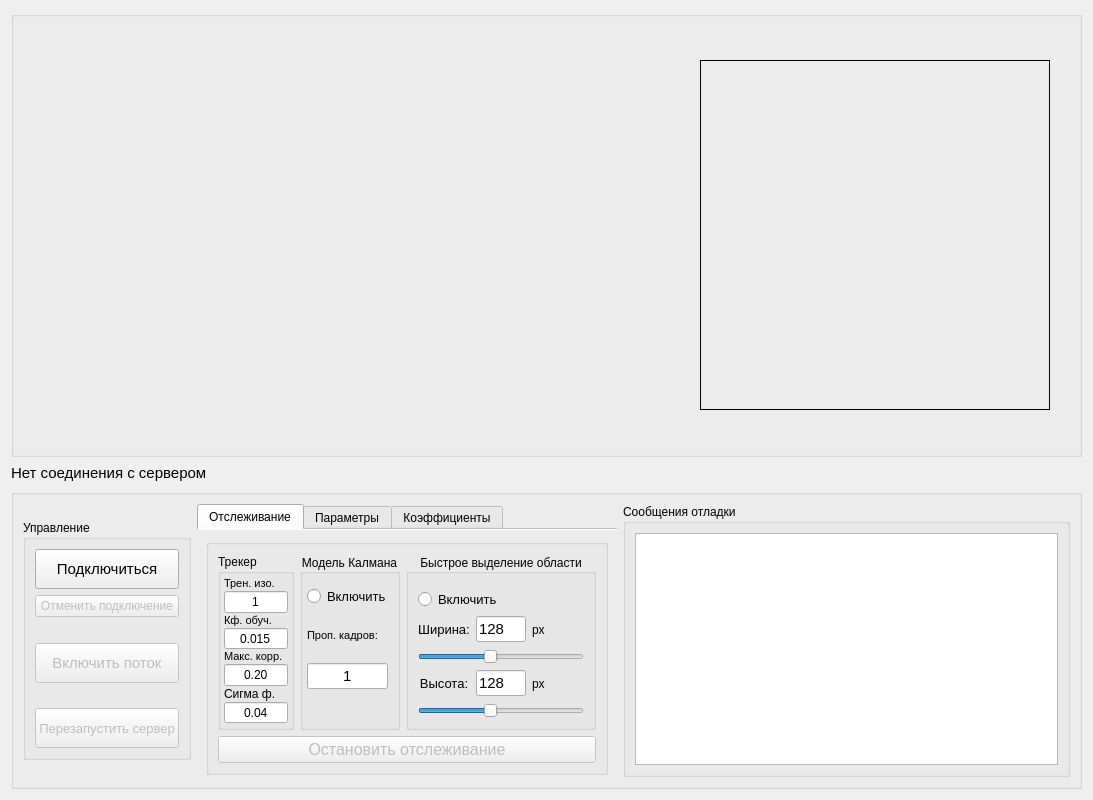
<?xml version="1.0" encoding="UTF-8"?>
<ui version="4.0">
 <class>Widget</class>
 <widget class="QWidget" name="Widget">
  <property name="geometry">
   <rect>
    <x>0</x>
    <y>0</y>
    <width>1093</width>
    <height>800</height>
   </rect>
  </property>
  <property name="minimumSize">
   <size>
    <width>1000</width>
    <height>800</height>
   </size>
  </property>
  <property name="windowTitle">
   <string>Stream Receiver</string>
  </property>
  <property name="windowIcon">
   <iconset>
    <normaloff>icon.ico</normaloff>icon.ico</iconset>
  </property>
  <property name="windowOpacity">
   <double>1.000000000000000</double>
  </property>
  <layout class="QVBoxLayout" name="verticalLayout_2">
   <item>
    <widget class="QGroupBox" name="groupBox_4">
     <property name="toolTip">
      <string notr="true"/>
     </property>
     <property name="title">
      <string notr="true"/>
     </property>
     <property name="flat">
      <bool>true</bool>
     </property>
     <layout class="QHBoxLayout" name="horizontalLayout">
      <item>
       <spacer name="horizontalSpacer_2">
        <property name="orientation">
         <enum>Qt::Orientation::Horizontal</enum>
        </property>
        <property name="sizeHint" stdset="0">
         <size>
          <width>20</width>
          <height>20</height>
         </size>
        </property>
       </spacer>
      </item>
      <item>
       <widget class="QLabel" name="view_label">
        <property name="sizePolicy">
         <sizepolicy hsizetype="Preferred" vsizetype="Preferred">
          <horstretch>10</horstretch>
          <verstretch>0</verstretch>
         </sizepolicy>
        </property>
        <property name="minimumSize">
         <size>
          <width>0</width>
          <height>0</height>
         </size>
        </property>
        <property name="cursor">
         <cursorShape>CrossCursor</cursorShape>
        </property>
        <property name="mouseTracking">
         <bool>true</bool>
        </property>
        <property name="toolTip">
         <string notr="true"/>
        </property>
        <property name="autoFillBackground">
         <bool>false</bool>
        </property>
        <property name="frameShape">
         <enum>QFrame::Shape::Panel</enum>
        </property>
        <property name="lineWidth">
         <number>0</number>
        </property>
        <property name="text">
         <string/>
        </property>
        <property name="textFormat">
         <enum>Qt::TextFormat::PlainText</enum>
        </property>
        <property name="scaledContents">
         <bool>false</bool>
        </property>
        <property name="alignment">
         <set>Qt::AlignmentFlag::AlignCenter</set>
        </property>
       </widget>
      </item>
      <item>
       <widget class="QLabel" name="roi_label">
        <property name="sizePolicy">
         <sizepolicy hsizetype="Preferred" vsizetype="Preferred">
          <horstretch>0</horstretch>
          <verstretch>0</verstretch>
         </sizepolicy>
        </property>
        <property name="minimumSize">
         <size>
          <width>350</width>
          <height>0</height>
         </size>
        </property>
        <property name="maximumSize">
         <size>
          <width>350</width>
          <height>350</height>
         </size>
        </property>
        <property name="cursor">
         <cursorShape>ArrowCursor</cursorShape>
        </property>
        <property name="toolTip">
         <string notr="true"/>
        </property>
        <property name="frameShape">
         <enum>QFrame::Shape::Panel</enum>
        </property>
        <property name="lineWidth">
         <number>1</number>
        </property>
        <property name="text">
         <string/>
        </property>
        <property name="scaledContents">
         <bool>false</bool>
        </property>
        <property name="alignment">
         <set>Qt::AlignmentFlag::AlignCenter</set>
        </property>
       </widget>
      </item>
      <item>
       <spacer name="horizontalSpacer">
        <property name="orientation">
         <enum>Qt::Orientation::Horizontal</enum>
        </property>
        <property name="sizeHint" stdset="0">
         <size>
          <width>20</width>
          <height>20</height>
         </size>
        </property>
       </spacer>
      </item>
     </layout>
    </widget>
   </item>
   <item>
    <widget class="QLabel" name="connection_label">
     <property name="sizePolicy">
      <sizepolicy hsizetype="Preferred" vsizetype="Preferred">
       <horstretch>0</horstretch>
       <verstretch>0</verstretch>
      </sizepolicy>
     </property>
     <property name="minimumSize">
      <size>
       <width>0</width>
       <height>0</height>
      </size>
     </property>
     <property name="maximumSize">
      <size>
       <width>16777215</width>
       <height>20</height>
      </size>
     </property>
     <property name="font">
      <font>
       <pointsize>11</pointsize>
      </font>
     </property>
     <property name="text">
      <string>Нет соединения с сервером</string>
     </property>
    </widget>
   </item>
   <item>
    <widget class="QGroupBox" name="groupBox_2">
     <property name="minimumSize">
      <size>
       <width>0</width>
       <height>0</height>
      </size>
     </property>
     <property name="maximumSize">
      <size>
       <width>16777215</width>
       <height>300</height>
      </size>
     </property>
     <property name="title">
      <string/>
     </property>
     <property name="flat">
      <bool>true</bool>
     </property>
     <layout class="QHBoxLayout" name="horizontalLayout_4">
      <item>
       <widget class="QGroupBox" name="controlsBox">
        <property name="sizePolicy">
         <sizepolicy hsizetype="Preferred" vsizetype="Fixed">
          <horstretch>0</horstretch>
          <verstretch>0</verstretch>
         </sizepolicy>
        </property>
        <property name="minimumSize">
         <size>
          <width>0</width>
          <height>240</height>
         </size>
        </property>
        <property name="maximumSize">
         <size>
          <width>170</width>
          <height>16777215</height>
         </size>
        </property>
        <property name="title">
         <string>Управление</string>
        </property>
        <property name="flat">
         <bool>false</bool>
        </property>
        <layout class="QVBoxLayout" name="verticalLayout">
         <property name="topMargin">
          <number>9</number>
         </property>
         <item>
          <widget class="QPushButton" name="connect_button">
           <property name="enabled">
            <bool>true</bool>
           </property>
           <property name="minimumSize">
            <size>
             <width>0</width>
             <height>40</height>
            </size>
           </property>
           <property name="maximumSize">
            <size>
             <width>16777215</width>
             <height>16777215</height>
            </size>
           </property>
           <property name="font">
            <font>
             <pointsize>11</pointsize>
            </font>
           </property>
           <property name="cursor">
            <cursorShape>PointingHandCursor</cursorShape>
           </property>
           <property name="text">
            <string>Подключиться</string>
           </property>
          </widget>
         </item>
         <item>
          <widget class="QPushButton" name="cancel_connection_button">
           <property name="enabled">
            <bool>false</bool>
           </property>
           <property name="text">
            <string>Отменить подключение</string>
           </property>
          </widget>
         </item>
         <item>
          <spacer name="verticalSpacer_2">
           <property name="orientation">
            <enum>Qt::Orientation::Vertical</enum>
           </property>
           <property name="sizeHint" stdset="0">
            <size>
             <width>20</width>
             <height>5</height>
            </size>
           </property>
          </spacer>
         </item>
         <item>
          <widget class="QPushButton" name="toggle_button">
           <property name="enabled">
            <bool>false</bool>
           </property>
           <property name="minimumSize">
            <size>
             <width>0</width>
             <height>40</height>
            </size>
           </property>
           <property name="font">
            <font>
             <pointsize>11</pointsize>
            </font>
           </property>
           <property name="cursor">
            <cursorShape>PointingHandCursor</cursorShape>
           </property>
           <property name="text">
            <string>Включить поток</string>
           </property>
          </widget>
         </item>
         <item>
          <spacer name="verticalSpacer">
           <property name="orientation">
            <enum>Qt::Orientation::Vertical</enum>
           </property>
           <property name="sizeHint" stdset="0">
            <size>
             <width>20</width>
             <height>5</height>
            </size>
           </property>
          </spacer>
         </item>
         <item>
          <widget class="QPushButton" name="reboot_server_button">
           <property name="enabled">
            <bool>false</bool>
           </property>
           <property name="minimumSize">
            <size>
             <width>0</width>
             <height>40</height>
            </size>
           </property>
           <property name="font">
            <font>
             <pointsize>10</pointsize>
            </font>
           </property>
           <property name="cursor">
            <cursorShape>PointingHandCursor</cursorShape>
           </property>
           <property name="text">
            <string>Перезапустить сервер</string>
           </property>
          </widget>
         </item>
        </layout>
       </widget>
      </item>
      <item>
       <widget class="QTabWidget" name="tabWidget">
        <property name="sizePolicy">
         <sizepolicy hsizetype="Expanding" vsizetype="Fixed">
          <horstretch>0</horstretch>
          <verstretch>0</verstretch>
         </sizepolicy>
        </property>
        <property name="minimumSize">
         <size>
          <width>0</width>
          <height>280</height>
         </size>
        </property>
        <property name="maximumSize">
         <size>
          <width>420</width>
          <height>16777215</height>
         </size>
        </property>
        <property name="cursor">
         <cursorShape>ArrowCursor</cursorShape>
        </property>
        <property name="currentIndex">
         <number>0</number>
        </property>
        <property name="documentMode">
         <bool>true</bool>
        </property>
        <property name="tabsClosable">
         <bool>false</bool>
        </property>
        <property name="movable">
         <bool>false</bool>
        </property>
        <widget class="QWidget" name="tab">
         <attribute name="title">
          <string>Отслеживание</string>
         </attribute>
         <layout class="QHBoxLayout" name="horizontalLayout_3">
          <item>
           <widget class="QGroupBox" name="tracking_group_box">
            <property name="enabled">
             <bool>true</bool>
            </property>
            <property name="maximumSize">
             <size>
              <width>16777215</width>
              <height>16777215</height>
             </size>
            </property>
            <property name="title">
             <string/>
            </property>
            <property name="alignment">
             <set>Qt::AlignmentFlag::AlignCenter</set>
            </property>
            <property name="flat">
             <bool>false</bool>
            </property>
            <layout class="QVBoxLayout" name="verticalLayout_5">
             <item>
              <layout class="QHBoxLayout" name="horizontalLayout_2">
               <item>
                <widget class="QGroupBox" name="tracker_params_group_box">
                 <property name="maximumSize">
                  <size>
                   <width>85</width>
                   <height>16777215</height>
                  </size>
                 </property>
                 <property name="title">
                  <string>Трекер</string>
                 </property>
                 <layout class="QVBoxLayout" name="verticalLayout_11">
                  <property name="spacing">
                   <number>1</number>
                  </property>
                  <property name="leftMargin">
                   <number>3</number>
                  </property>
                  <property name="topMargin">
                   <number>3</number>
                  </property>
                  <property name="rightMargin">
                   <number>3</number>
                  </property>
                  <property name="bottomMargin">
                   <number>3</number>
                  </property>
                  <item>
                   <widget class="QLabel" name="label_6">
                    <property name="font">
                     <font>
                      <pointsize>8</pointsize>
                     </font>
                    </property>
                    <property name="text">
                     <string>Трен. изо.</string>
                    </property>
                   </widget>
                  </item>
                  <item>
                   <widget class="QLineEdit" name="training_count_line_edit">
                    <property name="maximumSize">
                     <size>
                      <width>16777215</width>
                      <height>16777215</height>
                     </size>
                    </property>
                    <property name="font">
                     <font>
                      <pointsize>9</pointsize>
                     </font>
                    </property>
                    <property name="text">
                     <string>1</string>
                    </property>
                    <property name="alignment">
                     <set>Qt::AlignmentFlag::AlignCenter</set>
                    </property>
                   </widget>
                  </item>
                  <item>
                   <widget class="QLabel" name="label_7">
                    <property name="font">
                     <font>
                      <pointsize>8</pointsize>
                     </font>
                    </property>
                    <property name="text">
                     <string>Кф. обуч.</string>
                    </property>
                   </widget>
                  </item>
                  <item>
                   <widget class="QLineEdit" name="learning_rate_line_edit">
                    <property name="maximumSize">
                     <size>
                      <width>16777215</width>
                      <height>16777215</height>
                     </size>
                    </property>
                    <property name="font">
                     <font>
                      <pointsize>9</pointsize>
                     </font>
                    </property>
                    <property name="text">
                     <string>0.015</string>
                    </property>
                    <property name="alignment">
                     <set>Qt::AlignmentFlag::AlignCenter</set>
                    </property>
                   </widget>
                  </item>
                  <item>
                   <widget class="QLabel" name="label_8">
                    <property name="font">
                     <font>
                      <pointsize>8</pointsize>
                     </font>
                    </property>
                    <property name="text">
                     <string>Макс. корр.</string>
                    </property>
                   </widget>
                  </item>
                  <item>
                   <widget class="QLineEdit" name="max_corr_line_edit">
                    <property name="maximumSize">
                     <size>
                      <width>16777215</width>
                      <height>16777215</height>
                     </size>
                    </property>
                    <property name="font">
                     <font>
                      <pointsize>9</pointsize>
                     </font>
                    </property>
                    <property name="text">
                     <string>0.20</string>
                    </property>
                    <property name="alignment">
                     <set>Qt::AlignmentFlag::AlignCenter</set>
                    </property>
                   </widget>
                  </item>
                  <item>
                   <widget class="QLabel" name="label_9">
                    <property name="text">
                     <string>Сигма ф.</string>
                    </property>
                   </widget>
                  </item>
                  <item>
                   <widget class="QLineEdit" name="sigma_factor_line_edit">
                    <property name="text">
                     <string>0.04</string>
                    </property>
                    <property name="alignment">
                     <set>Qt::AlignmentFlag::AlignCenter</set>
                    </property>
                   </widget>
                  </item>
                 </layout>
                </widget>
               </item>
               <item>
                <widget class="QGroupBox" name="kalman_group_box">
                 <property name="maximumSize">
                  <size>
                   <width>100</width>
                   <height>16777215</height>
                  </size>
                 </property>
                 <property name="title">
                  <string>Модель Калмана</string>
                 </property>
                 <property name="alignment">
                  <set>Qt::AlignmentFlag::AlignCenter</set>
                 </property>
                 <layout class="QVBoxLayout" name="verticalLayout_4">
                  <property name="leftMargin">
                   <number>4</number>
                  </property>
                  <property name="topMargin">
                   <number>0</number>
                  </property>
                  <property name="bottomMargin">
                   <number>24</number>
                  </property>
                  <item>
                   <widget class="QRadioButton" name="kalman_radio_button">
                    <property name="font">
                     <font>
                      <pointsize>10</pointsize>
                     </font>
                    </property>
                    <property name="cursor">
                     <cursorShape>PointingHandCursor</cursorShape>
                    </property>
                    <property name="text">
                     <string>Включить</string>
                    </property>
                   </widget>
                  </item>
                  <item>
                   <widget class="QLabel" name="label">
                    <property name="maximumSize">
                     <size>
                      <width>16777215</width>
                      <height>20</height>
                     </size>
                    </property>
                    <property name="font">
                     <font>
                      <pointsize>8</pointsize>
                     </font>
                    </property>
                    <property name="text">
                     <string>Проп. кадров:</string>
                    </property>
                   </widget>
                  </item>
                  <item>
                   <widget class="QLineEdit" name="skip_frame_line_edit">
                    <property name="maximumSize">
                     <size>
                      <width>16777215</width>
                      <height>16777215</height>
                     </size>
                    </property>
                    <property name="font">
                     <font>
                      <pointsize>11</pointsize>
                     </font>
                    </property>
                    <property name="inputMask">
                     <string notr="true" extracomment="0"/>
                    </property>
                    <property name="text">
                     <string>1</string>
                    </property>
                    <property name="maxLength">
                     <number>100</number>
                    </property>
                    <property name="frame">
                     <bool>true</bool>
                    </property>
                    <property name="alignment">
                     <set>Qt::AlignmentFlag::AlignCenter</set>
                    </property>
                   </widget>
                  </item>
                 </layout>
                </widget>
               </item>
               <item>
                <widget class="QGroupBox" name="fast_roi_group_box">
                 <property name="title">
                  <string>Быстрое выделение области</string>
                 </property>
                 <property name="alignment">
                  <set>Qt::AlignmentFlag::AlignCenter</set>
                 </property>
                 <layout class="QVBoxLayout" name="verticalLayout_6">
                  <property name="topMargin">
                   <number>15</number>
                  </property>
                  <item>
                   <widget class="QRadioButton" name="fast_roi_radio_button">
                    <property name="font">
                     <font>
                      <pointsize>10</pointsize>
                     </font>
                    </property>
                    <property name="cursor">
                     <cursorShape>PointingHandCursor</cursorShape>
                    </property>
                    <property name="text">
                     <string>Включить</string>
                    </property>
                   </widget>
                  </item>
                  <item>
                   <layout class="QHBoxLayout" name="horizontalLayout_5">
                    <item>
                     <widget class="QLabel" name="roi_width_label">
                      <property name="font">
                       <font>
                        <pointsize>10</pointsize>
                       </font>
                      </property>
                      <property name="text">
                       <string>Ширина:</string>
                      </property>
                      <property name="alignment">
                       <set>Qt::AlignmentFlag::AlignCenter</set>
                      </property>
                     </widget>
                    </item>
                    <item>
                     <widget class="QLineEdit" name="roi_width_line_edit">
                      <property name="minimumSize">
                       <size>
                        <width>0</width>
                        <height>0</height>
                       </size>
                      </property>
                      <property name="maximumSize">
                       <size>
                        <width>50</width>
                        <height>16777215</height>
                       </size>
                      </property>
                      <property name="font">
                       <font>
                        <pointsize>11</pointsize>
                       </font>
                      </property>
                      <property name="text">
                       <string>128</string>
                      </property>
                      <property name="maxLength">
                       <number>3</number>
                      </property>
                     </widget>
                    </item>
                    <item>
                     <widget class="QLabel" name="label_4">
                      <property name="text">
                       <string>px</string>
                      </property>
                     </widget>
                    </item>
                   </layout>
                  </item>
                  <item>
                   <widget class="QSlider" name="roi_width_slider">
                    <property name="enabled">
                     <bool>true</bool>
                    </property>
                    <property name="cursor">
                     <cursorShape>PointingHandCursor</cursorShape>
                    </property>
                    <property name="minimum">
                     <number>32</number>
                    </property>
                    <property name="maximum">
                     <number>256</number>
                    </property>
                    <property name="value">
                     <number>128</number>
                    </property>
                    <property name="orientation">
                     <enum>Qt::Orientation::Horizontal</enum>
                    </property>
                   </widget>
                  </item>
                  <item>
                   <layout class="QHBoxLayout" name="horizontalLayout_6">
                    <item>
                     <widget class="QLabel" name="roi_height_label">
                      <property name="font">
                       <font>
                        <pointsize>10</pointsize>
                       </font>
                      </property>
                      <property name="text">
                       <string>Высота:</string>
                      </property>
                      <property name="alignment">
                       <set>Qt::AlignmentFlag::AlignCenter</set>
                      </property>
                     </widget>
                    </item>
                    <item>
                     <widget class="QLineEdit" name="roi_height_line_edit">
                      <property name="maximumSize">
                       <size>
                        <width>50</width>
                        <height>16777215</height>
                       </size>
                      </property>
                      <property name="font">
                       <font>
                        <pointsize>11</pointsize>
                       </font>
                      </property>
                      <property name="text">
                       <string>128</string>
                      </property>
                      <property name="maxLength">
                       <number>3</number>
                      </property>
                     </widget>
                    </item>
                    <item>
                     <widget class="QLabel" name="label_5">
                      <property name="text">
                       <string>px</string>
                      </property>
                     </widget>
                    </item>
                   </layout>
                  </item>
                  <item>
                   <widget class="QSlider" name="roi_height_slider">
                    <property name="enabled">
                     <bool>true</bool>
                    </property>
                    <property name="cursor">
                     <cursorShape>PointingHandCursor</cursorShape>
                    </property>
                    <property name="minimum">
                     <number>32</number>
                    </property>
                    <property name="maximum">
                     <number>256</number>
                    </property>
                    <property name="value">
                     <number>128</number>
                    </property>
                    <property name="sliderPosition">
                     <number>128</number>
                    </property>
                    <property name="orientation">
                     <enum>Qt::Orientation::Horizontal</enum>
                    </property>
                   </widget>
                  </item>
                 </layout>
                </widget>
               </item>
              </layout>
             </item>
             <item>
              <widget class="QPushButton" name="tracker_stop_button">
               <property name="enabled">
                <bool>false</bool>
               </property>
               <property name="sizePolicy">
                <sizepolicy hsizetype="Preferred" vsizetype="Fixed">
                 <horstretch>0</horstretch>
                 <verstretch>0</verstretch>
                </sizepolicy>
               </property>
               <property name="maximumSize">
                <size>
                 <width>16777215</width>
                 <height>30</height>
                </size>
               </property>
               <property name="font">
                <font>
                 <pointsize>12</pointsize>
                </font>
               </property>
               <property name="cursor">
                <cursorShape>PointingHandCursor</cursorShape>
               </property>
               <property name="contextMenuPolicy">
                <enum>Qt::ContextMenuPolicy::ActionsContextMenu</enum>
               </property>
               <property name="text">
                <string>Остановить отслеживание</string>
               </property>
               <property name="flat">
                <bool>false</bool>
               </property>
              </widget>
             </item>
            </layout>
           </widget>
          </item>
         </layout>
        </widget>
        <widget class="QWidget" name="tab_5">
         <attribute name="title">
          <string>Параметры</string>
         </attribute>
         <layout class="QVBoxLayout" name="verticalLayout_9">
          <item>
           <widget class="QGroupBox" name="params_group_box">
            <property name="title">
             <string/>
            </property>
            <layout class="QVBoxLayout" name="verticalLayout_10">
             <property name="spacing">
              <number>0</number>
             </property>
             <item>
              <widget class="QLabel" name="label_2">
               <property name="maximumSize">
                <size>
                 <width>16777215</width>
                 <height>15</height>
                </size>
               </property>
               <property name="text">
                <string>Разрешение потока</string>
               </property>
              </widget>
             </item>
             <item>
              <widget class="QComboBox" name="stream_size_combo_box">
               <property name="cursor">
                <cursorShape>PointingHandCursor</cursorShape>
               </property>
              </widget>
             </item>
             <item>
              <widget class="QLabel" name="label_3">
               <property name="maximumSize">
                <size>
                 <width>16777215</width>
                 <height>15</height>
                </size>
               </property>
               <property name="text">
                <string>Битрейт (кбит/с)</string>
               </property>
              </widget>
             </item>
             <item>
              <widget class="QLineEdit" name="bitrate_line_edit">
               <property name="font">
                <font>
                 <pointsize>11</pointsize>
                </font>
               </property>
               <property name="text">
                <string>2000</string>
               </property>
               <property name="alignment">
                <set>Qt::AlignmentFlag::AlignCenter</set>
               </property>
               <property name="placeholderText">
                <string>0</string>
               </property>
              </widget>
             </item>
            </layout>
           </widget>
          </item>
         </layout>
        </widget>
        <widget class="QWidget" name="tab_2">
         <attribute name="title">
          <string>Коэффициенты</string>
         </attribute>
         <layout class="QVBoxLayout" name="verticalLayout_8">
          <item>
           <widget class="QGroupBox" name="cfs_group_box">
            <property name="enabled">
             <bool>false</bool>
            </property>
            <property name="maximumSize">
             <size>
              <width>400</width>
              <height>16777215</height>
             </size>
            </property>
            <property name="title">
             <string/>
            </property>
            <property name="alignment">
             <set>Qt::AlignmentFlag::AlignLeading|Qt::AlignmentFlag::AlignLeft|Qt::AlignmentFlag::AlignVCenter</set>
            </property>
            <property name="flat">
             <bool>false</bool>
            </property>
            <layout class="QVBoxLayout" name="verticalLayout_7">
             <item>
              <widget class="QLineEdit" name="line_edit_c1">
               <property name="font">
                <font>
                 <pointsize>11</pointsize>
                </font>
               </property>
               <property name="alignment">
                <set>Qt::AlignmentFlag::AlignCenter</set>
               </property>
               <property name="placeholderText">
                <string>C1</string>
               </property>
              </widget>
             </item>
             <item>
              <widget class="QLineEdit" name="line_edit_c2">
               <property name="font">
                <font>
                 <pointsize>11</pointsize>
                </font>
               </property>
               <property name="alignment">
                <set>Qt::AlignmentFlag::AlignCenter</set>
               </property>
               <property name="placeholderText">
                <string>C2</string>
               </property>
              </widget>
             </item>
             <item>
              <widget class="QLineEdit" name="line_edit_c3">
               <property name="font">
                <font>
                 <pointsize>11</pointsize>
                </font>
               </property>
               <property name="alignment">
                <set>Qt::AlignmentFlag::AlignCenter</set>
               </property>
               <property name="placeholderText">
                <string>C3</string>
               </property>
              </widget>
             </item>
             <item>
              <widget class="QPushButton" name="send_cfs_push_button">
               <property name="font">
                <font>
                 <pointsize>11</pointsize>
                </font>
               </property>
               <property name="cursor">
                <cursorShape>PointingHandCursor</cursorShape>
               </property>
               <property name="text">
                <string>Отправить</string>
               </property>
              </widget>
             </item>
            </layout>
           </widget>
          </item>
         </layout>
        </widget>
       </widget>
      </item>
      <item>
       <widget class="QGroupBox" name="groupBox">
        <property name="maximumSize">
         <size>
          <width>16777215</width>
          <height>16777215</height>
         </size>
        </property>
        <property name="title">
         <string>Сообщения отладки</string>
        </property>
        <layout class="QVBoxLayout" name="verticalLayout_3">
         <item>
          <widget class="QPlainTextEdit" name="debug_plain_text_edit">
           <property name="maximumSize">
            <size>
             <width>16777215</width>
             <height>16777215</height>
            </size>
           </property>
           <property name="font">
            <font>
             <pointsize>12</pointsize>
            </font>
           </property>
           <property name="cursor" stdset="0">
            <cursorShape>IBeamCursor</cursorShape>
           </property>
           <property name="readOnly">
            <bool>true</bool>
           </property>
          </widget>
         </item>
        </layout>
       </widget>
      </item>
     </layout>
    </widget>
   </item>
  </layout>
 </widget>
 <resources/>
 <connections/>
</ui>
